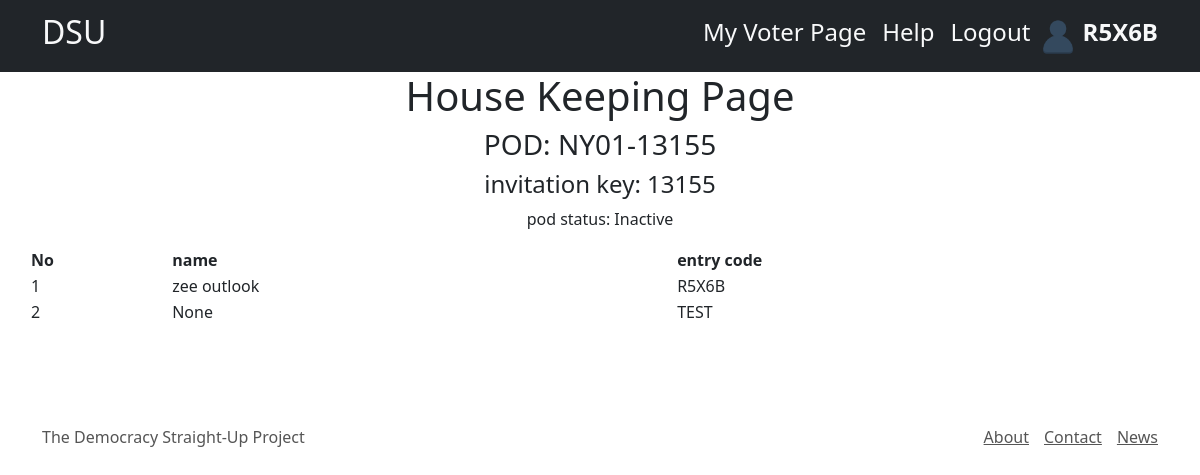
/pod-members/1 (signed in), run on the app's committed database.
### vote/models.py (models this page shows, shortened)
class Pod(models.Model):
    code = models.CharField(max_length=5, unique=True)
    district = models.ForeignKey(Districts, on_delete=models.CASCADE)
    created_at = models.DateTimeField(auto_now_add=True)
    updated_at = models.DateTimeField(auto_now=True)
    inivitation_code = models.CharField(max_length=10)
    def __str__(self) -> str:
        return str(self.code)
    def is_active(self):
        if 6 <= self.podmember_set.count() <= 12:
            return True
        return False

class Districts(models.Model):
    name = models.CharField(max_length=60, null=True, blank=True)
    code = models.CharField(max_length=4, null=True, blank=True)
    class Meta:
        ordering = ['code']
        pass
    def __str__(self) -> str:
        return self.code

class PodMember(models.Model):
    user = models.ForeignKey(User, on_delete=models.CASCADE)
    pod = models.ForeignKey(Pod, on_delete=models.CASCADE)
    date_joined = models.DateTimeField(auto_now_add=True)
    date_left = models.DateTimeField(null=True, blank=True)
    date_updated = models.DateTimeField(auto_now=True)
    is_member = models.BooleanField(default=False)
    is_delegate = models.BooleanField(default=False)
    member_number = models.PositiveSmallIntegerField(null=True, blank=True)
    def __str__(self) -> str:
        return self.user.username
    class Meta:
        ordering = ['-is_delegate', 'date_joined']

class Users(models.Model):
    user = models.OneToOneField(User, on_delete=models.CASCADE)
    legalName = models.CharField(max_length=60,null=True,blank=True)
    district = models.ForeignKey(Districts, on_delete=models.DO_NOTHING, null=True, blank=True)
    is_reg = models.BooleanField(default=False)
    verificationScore = models.SmallIntegerField(default=0,null=True, blank=True)
    address = models.CharField(max_length=150, null=True, blank=True)
    userType = models.PositiveSmallIntegerField(default=0)
    voterID = models.IntegerField(null=True, blank=True)

### vote/views.py (the view)
# urls.py: path('pod-members/<int:pk>', voteViews.Pod_members.as_view(), name="podMember"),
class Pod_members(LoginRequiredMixin, DetailView):
    model = voteModels.Pod
    template_name = 'vote/pod_members.html'

### vote/templates/vote/pod_members.html (shortened to what this page needs)
{% extends 'vote/base.html'%}
{%load static%}
{% block content%}
{%include 'vote/header.html' %}
<div class="container">
    <div class="row">
        <h1 class="text-center">House Keeping Page</h1>
        <h3 class="text-center">POD: {{object.district}}-{{object}} </h3>
        <h4 class="text-center">invitation key: {{object}} </h4>
        <p class="text-center">pod status: {% if object.is_active %} Active {%else%} Inactive{%endif%}</p>
    </div>
    <div class="row">
        <table>
            <thead>
                <tr>
                    <th>No</th>
                    <th>name</th>
                    <th>entry code</th>
                </tr>
            </thead>
            <tbody>
                {% for member in object.podmember_set.all%}
                <tr>
                    <td>{{forloop.counter}}</td>
                    <td>{{member.user.users.legalName}}</td>
                    <td>{{member}}</td>
                </tr>
                {%endfor%}
            </tbody>
        </table>
    </div>
</div>
{%include 'vote/footer.html' %}
{% endblock content%}

### vote/templates/vote/header.html (shortened to what this page needs)
{%load static%}
  <nav class="navbar navbar-expand-lg sticky-top navbar-light bg-dark">
    <div class="container">
      <a class="navbar-brand text-light" href="/"><h2>DSU</h2></a>
      <div class="collapse navbar-collapse justify-content-end" id="navbarSupportedContent">
        {%if user.is_authenticated%}
            <ul class="navbar-nav">
                <li class="nav-item">
                  <a class="nav-link active text-light" aria-current="page" href="{% url 'voterPage' %}"><h4>My Voter Page</h4></a>
                </li>
                <li class="nav-item">
                  <a class="nav-link text-light" href="/help"><h4>Help</h4></a>
                </li>
                <li class="nav-item">
                  <a class="nav-link text-light" href="/logout"><h4>Logout</h4></a>
                </li>
                <div class="pt-1">
                  <img src="{% static 'image/user.png' %}" alt="..."
                  class="img-circle profile_img" height="40px">
                   <strong class="text-light fs-4">{{request.user}}</strong>
                </div>
            </ul>
            {%endif%}
      </div>
    </div>
  </nav>

### data on the page
Pod: district "NY01", code "13155"
PodMember: user.users.legalName "zee outlook", user.username "R5X6B"
PodMember: user.users.legalName "None", user.username "TEST"

### other printed values
{{ request.user }} "R5X6B"
